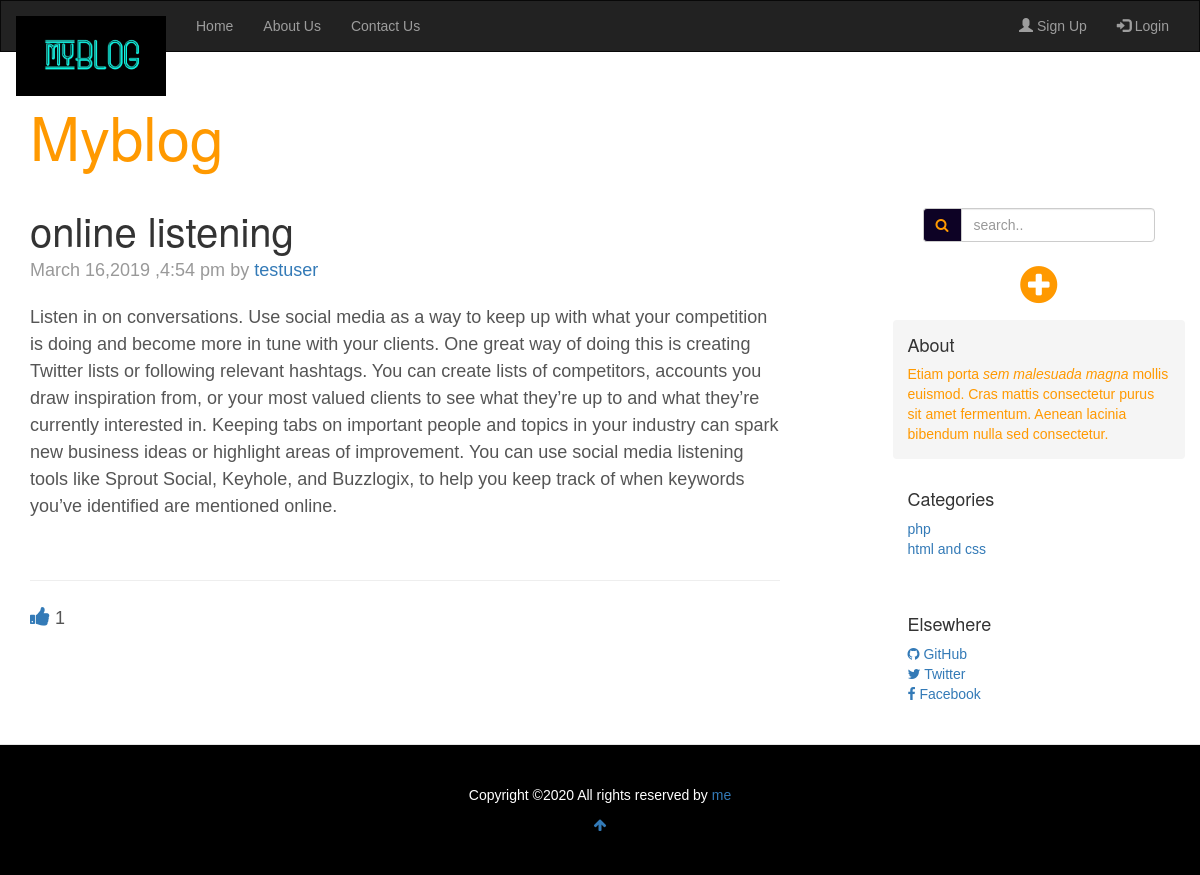
/single.php?id=12, run on the app's committed database.
### tables this page shows
CREATE TABLE `posts` (
  `id` int(11) NOT NULL,
  `cat_id` int(11) NOT NULL,
  `title` text NOT NULL,
  `content` text NOT NULL,
  `author` varchar(255) NOT NULL,
  `tags` text NOT NULL,
  `date` timestamp NOT NULL DEFAULT current_timestamp()
);

CREATE TABLE `users` (
  `user_id` int(11) NOT NULL,
  `email` text NOT NULL,
  `name` text NOT NULL,
  `password` text NOT NULL
);

CREATE TABLE `category` (
  `id` int(11) NOT NULL,
  `title` text NOT NULL
);

### lib/db.php (called while the page is built, shortened)
<?php
	class database{
		private $dbh = dbh;
		private $dbu = dbu;
		private $dbp = dbp;
		private $data = data;
		private $link;
		private function connect(){
			$this->link = new mysqli($this->dbh,$this->dbu,$this->dbp,$this->data);
		}
		public function select($query){
			$result = $this->link->query($query);
			if($result->num_rows > 0){
				return $result;
			}
			else{
				return false;
			}
		}
	}
?>

### lib/functions.php (called while the page is built)
<?php
	function formatDate($date){
		return date('F j,Y ,g:i a',strtotime($date));
	}
?>

### project.php (called while the page is built)
<?php
$loc = "";
?>

### single.php (the view, shortened to what this page needs)
<?php include_once "project.php" ?>
<?php
	include_once "lib/db.php";
	include_once "lib/functions.php";
	$db = new database();
	if(isset($_GET["id"])){
		$id = $_GET["id"];
		$query = "select * from posts where id ='$id'";
		$posts = $db->select($query);
		$row = $posts->fetch_array();
		$anm = $row["author"];
		$query1 = "select * from users where user_id ='$anm'";
		$posts1 = $db->select($query1);
		$row1 = $posts1->fetch_array();
	}
?>
<?php include_once "includes/nav.php"?>
    <div class="container">
			<div class="blog-header">
				<h1 class="blog-title txt-yellow">Myblog</h1>
			</div>
      <div class="row">
        <div class="col-sm-8 blog-main">
				<div class='blog-post'>
					<h2 class='blog-post-title'><?php echo $row['title'];?></h2>
					<p class='blog-post-meta'><?php echo formatDate($row["date"]); ?>
					 by <?php echo("<a href='".$loc."pages/author.php?id=".$row1['user_id']."'>".$row1['name']."</a>");?>
				 </p>
					<p><?php echo $row["content"];?></p>
				</div>
				<hr />
				<?php
					$pid=$row["id"];
					$query2 = "select * from likes where pid='$pid'";
					$posts2 = $db->select($query2);
					$countlike=0;
					if($posts2)
						$countlike = $posts2->num_rows;
				if(isset($_SESSION["uid"])){
					$uid=$_SESSION["uid"];
					$query1 = "select * from likes where uid ='$uid' and pid='$pid'";
					$posts1 = $db->select($query1);
					if($posts1)
						echo("<span class='liker1'><big><i class='fa fa-thumbs-up txt-yellow'></i></big></span> $countlike");
					else {
						echo("<big><a href='".$loc."pages/chklike.php?u=".$uid."&p=".$pid."' id='liker2'><i class='fa fa-thumbs-up text-primary'></i></a></big> $countlike");
					}
				}
			else{
				echo("<big><a href='".$loc."logsign/login.php'><i class='fa fa-thumbs-up text-primary'></i></a></big> $countlike");
			}
				?>
				</div>
	<?php include_once "includes/footer.php" ?>

### includes/footer.php
<?php
	$db = new database();
	$query = "select * from category";
	$cat = $db->select($query);
?>
        <div class="col-sm-3 col-sm-offset-1 blog-sidebar">
			<div class="container-fluid">
			<form action ="index.php" method="get">
				<div class="sbar input-group pull-right">
					<span class="sicon input-group-addon bg-blu" style="color:#ff9900"><i class='fa fa-search'></i></span>
					<input type="text" class="sinput form-control" id="search" name="search" placeholder="search..">
				</div>
			</form>
			</div>
			<br />
			<center><h1><big>
				<?php echo("<a href='".$loc."posts/add.php'><i class ='fa fa-plus-circle' style='color:#ff9900;'></i></a>");?>
			</big></h1></center>
          <div class="sidebar-module sidebar-module-inset txt-yellow">
            <h4>About</h4>
            <p>Etiam porta <em>sem malesuada magna</em> mollis euismod. Cras mattis consectetur purus sit amet fermentum. Aenean lacinia bibendum nulla sed consectetur.</p>
          </div>
          <div class="sidebar-module">
            <h4>Categories</h4>
            <ol class="list-unstyled">
			<?php while($row = $cat->fetch_array()):?>
              <li><a href="category.php?id=<?php echo($row['id']); ?>"><?php echo($row["title"]); ?></a></li>
            <?php endwhile;?>
            </ol>
          </div>
          <div class="sidebar-module">
            <h4>Elsewhere</h4>
            <ol class="list-unstyled">
              <li><a href="#"><i class="fa fa-github"></i> GitHub</a></li>
              <li><a href="#"><i class="fa fa-twitter"></i> Twitter</a></li>
              <li><a href="#"><i class = "fa fa-facebook"></i> Facebook</a></li>
            </ol>
          </div>
        </div>
      </div>
    </div>
    <footer class="blog-footer" style="background:black;color:#fff">
      <p>Copyright &copy;<script>document.write(new Date().getFullYear());</script> All rights reserved by <a target="_blank" href="http://nikita-portfolio.ml">me</a></p>
      <p>
        <a href="#"><i class="fa fa-arrow-up"></i></a>
      </p>
    </footer>
    </body>
</html>

### css/main.css (style rules this page uses)
body { font-family: Georgia, "Times New Roman", Times, serif; color: #555; }
h1, .h1, h2, .h2, h3, .h3, h4, .h4, h5, .h5, h6, .h6 { margin-top: 0; font-family: "Helvetica Neue", Helvetica, Arial, sans-serif; font-weight: 400; color: #333; }
.bg-blu { background:#0D0225; }
.txt-yellow { color:#ff9900; }
.sinput { width: 10px; -webkit-transition: width 0.4s ease-in-out; transition: width 0.4s ease-in-out; }
.blog-header { padding-top: 20px; padding-bottom: 20px; }
.blog-title { margin-top: 30px; margin-bottom: 0; font-size: 60px; font-weight: 400; }
.blog-main { font-size: 18px; line-height: 1.5; }
.sidebar-module { padding: 15px; margin: 0 -15px 15px; }
.sidebar-module-inset { padding: 15px; background-color: #f5f5f5; border-radius: 4px; }
.sidebar-module-inset p:last-child, .sidebar-module-inset ul:last-child, .sidebar-module-inset ol:last-child { margin-bottom: 0; }
.blog-post { margin-bottom: 60px; }
.blog-post-title { margin-bottom: 5px; font-size: 40px; }
.blog-post-meta { margin-bottom: 20px; color: #999; }
.blog-footer { padding: 40px 0; color: #999; text-align: center; background-color: #f9f9f9; border-top: 1px solid #e5e5e5; }
.blog-footer p:last-child { margin-bottom: 0; }

### css/log.css (style rules this page uses)
* { margin: 0; padding: 0; font-family: sans-serif; }

### css/add.css (style rules this page uses)
.bg-blu { background:#0D0225; }
.txt-yellow { color:#ff9900; }

### data on the page
posts: title "online listening", date "March 16,2019 ,4:54 pm", content "Listen in on conversations. Use social media as a way to keep up with what your competition is doing and become more in tune with your clients. One great way of doing this is creating Twitter lists or following relevant hashtags. You can create lists of competitors, accounts you draw inspiration from, or your most valued clients to see what they’re up to and what they’re currently interested in. Keeping tabs on important people and topics in your industry can spark new business ideas or highlight areas of improvement. You can use social media listening tools like Sprout Social, Keyhole, and Buzzlogix, to help you keep track of when keywords you’ve identified are mentioned online."
users: name "testuser"
category: title "php"
category: title "html and css"

### other printed values
$countlike "1"
